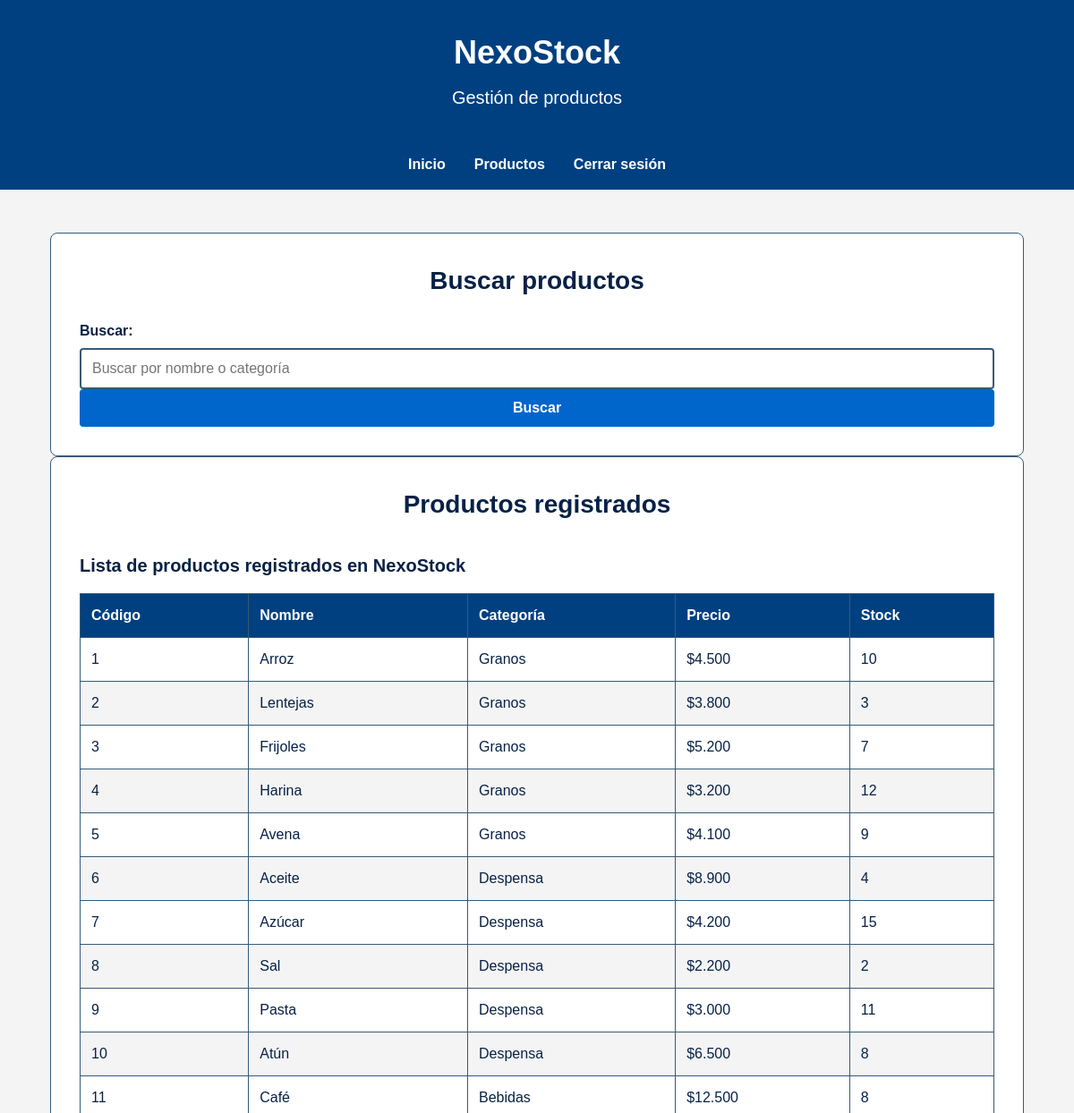
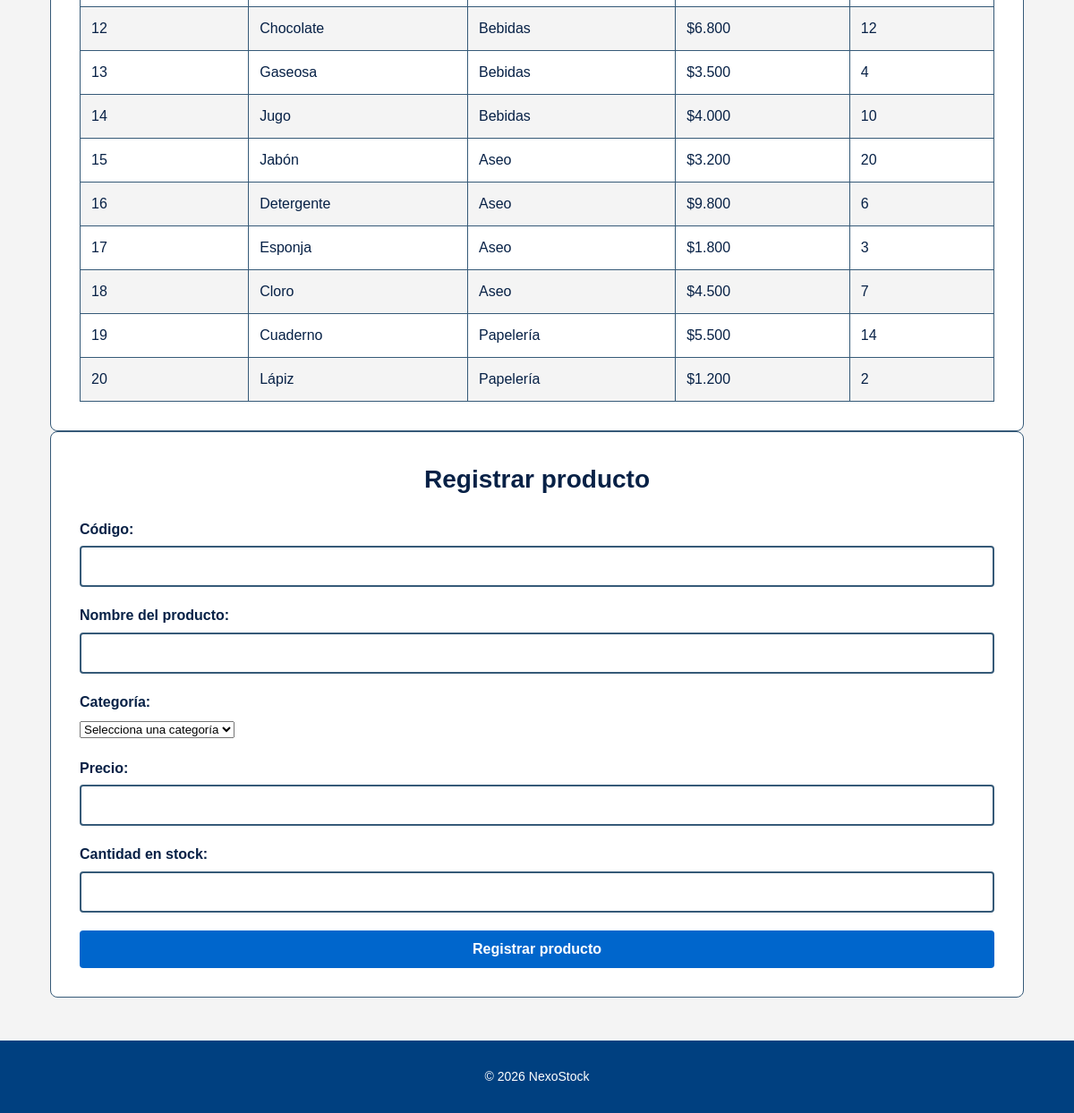
The page /productos.php on the database its author committed (2 pictures, top to bottom).
### tables this page shows
CREATE TABLE productos (
    id_producto INT UNSIGNED AUTO_INCREMENT PRIMARY KEY,
    nombre VARCHAR(150) NOT NULL,
    precio DECIMAL(10,2) NOT NULL,
    stock INT NOT NULL DEFAULT 0,
    id_categoria INT UNSIGNED NOT NULL,

    INDEX idx_productos_categoria (id_categoria),

    CONSTRAINT fk_productos_categoria
        FOREIGN KEY (id_categoria)
        REFERENCES categorias(id_categoria)
        ON UPDATE CASCADE
        ON DELETE RESTRICT
);

CREATE TABLE categorias (
    id_categoria INT UNSIGNED AUTO_INCREMENT PRIMARY KEY,
    nombre VARCHAR(100) NOT NULL UNIQUE
);

### productos.php (the view, shortened to what this page needs)
<?php
require_once 'conexion.php';
$busqueda = trim($_GET['buscar'] ?? '');
$sql = "SELECT
            p.id_producto,
            p.nombre,
            c.nombre AS categoria,
            p.precio,
            p.stock
        FROM productos p
        INNER JOIN categorias c
            ON c.id_categoria = p.id_categoria
        WHERE p.nombre LIKE :nombre
           OR c.nombre LIKE :categoria
        ORDER BY p.id_producto";
$stmt = $conexion->prepare($sql);
$stmt->execute([
    'nombre' => '%' . $busqueda . '%',
    'categoria' => '%' . $busqueda . '%'
]);
$productos = $stmt->fetchAll();
?>
<!DOCTYPE html>
<html lang="es">
<head>
    <link rel="stylesheet" href="css/estilos.css">
</head>
<body>
    <header>
        <h1>NexoStock</h1>
        <p>Gestión de productos</p>
    </header>
    <nav aria-label="Navegación principal">
        <ul>
            <li><a href="dashboard.html">Inicio</a></li>
            <li><a href="productos.php">Productos</a></li>
            <li><a href="login.html">Cerrar sesión</a></li>
        </ul>
    </nav>
    <main class="pagina-productos">
        <section>
            <h2>Buscar productos</h2>
            <form method="get" action="productos.php">
                <label for="buscador">Buscar:</label>
                <input
                    type="search"
                    id="buscador"
                    name="buscar"
                    value="<?= htmlspecialchars($busqueda, ENT_QUOTES, 'UTF-8') ?>"
                    placeholder="Buscar por nombre o categoría">
                <button type="submit">Buscar</button>
            </form>
        </section>
        <section>
            <h2>Productos registrados</h2>
            <div class="tabla-resumen">
                <table>
                    <caption>
                        Lista de productos registrados en NexoStock
                    </caption>
                    <thead>
                        <tr>
                            <th scope="col">Código</th>
                            <th scope="col">Nombre</th>
                            <th scope="col">Categoría</th>
                            <th scope="col">Precio</th>
                            <th scope="col">Stock</th>
                        </tr>
                    </thead>
                    <tbody>
                        <?php if (count($productos) > 0): ?>
                            <?php foreach ($productos as $producto): ?>
                                <tr>
                                    <td><?= htmlspecialchars($producto['id_producto'], ENT_QUOTES, 'UTF-8') ?></td>
                                    <td><?= htmlspecialchars($producto['nombre'], ENT_QUOTES, 'UTF-8') ?></td>
                                    <td><?= htmlspecialchars($producto['categoria'], ENT_QUOTES, 'UTF-8') ?></td>
                                    <td>
                                        $<?= number_format($producto['precio'], 0, ',', '.') ?>
                                    </td>
                                    <td><?= htmlspecialchars($producto['stock'], ENT_QUOTES, 'UTF-8') ?></td>
                                </tr>
                            <?php endforeach; ?>
                        <?php endif; ?>
                    </tbody>
                </table>
            </div>
        </section>
        <section>
            <h2>Registrar producto</h2>
            <form id="formProducto" novalidate>
                <p>
                    <label for="codigo">Código:</label>
                    <input type="text" id="codigo" name="codigo" required>
                </p>
                <p>
                    <label for="nombre">Nombre del producto:</label>
                    <input
                        type="text"
                        id="nombre"
                        name="nombre"
                        required
                        minlength="3"
                        aria-describedby="errorNombre">
                </p>
                <p>
                    <label for="categoria">Categoría:</label>
                    <select
                        id="categoria"
                        name="categoria"
                        required
                        aria-describedby="errorCategoria">
                        <option value="">Selecciona una categoría</option>
                    </select>
                </p>
                <p>
                    <label for="precio">Precio:</label>
                    <input
                        type="number"
                        id="precio"
                        name="precio"
                        min="0.01"
                        required
                        aria-describedby="errorPrecio">
                </p>
                <p>
                    <label for="stock">Cantidad en stock:</label>
                    <input
                        type="number"
                        id="stock"
                        name="stock"
                        min="0"
                        step="1"
                        required
                        aria-describedby="errorStock">
                </p>
                <button type="submit">
                    Registrar producto
                </button>
            </form>
        </section>
    </main>
    <footer>
        <p>&copy; 2026 NexoStock</p>
    </footer>
</body>
</html>

### css/estilos.css (style rules this page uses)
* { box-sizing: border-box; }
:root { --font-size-small: 0.875rem; --font-size-base: 1rem; --font-size-medium: 1.25rem; --font-size-large: 1.75rem; --font-size-title: 2.25rem; }
body { margin: 0; font-family: Arial, sans-serif; font-size: var(--font-size-base); line-height: 1.5; color: var(--text-primary); background-color: var(--bg-secondary); }
header { padding: 2rem 1rem; text-align: center; color: var(--text-on-dark); background-color: var(--bg-dark); }
header h1 { margin: 0; font-size: var(--font-size-title); }
header p { margin: 0.5rem 0 0; font-size: var(--font-size-medium); }
main { width: 100%; max-width: 30rem; margin: 3rem auto; padding: 0 1rem; }
section { padding: 2rem; background-color: var(--bg-primary); border: 1px solid var(--text-muted); border-radius: 0.5rem; }
section h2 { margin-top: 0; font-size: var(--font-size-large); text-align: center; }
form p { margin-bottom: 1.25rem; }
label { display: block; margin-bottom: 0.4rem; font-size: var(--font-size-base); font-weight: bold; }
input { width: 100%; padding: 0.75rem; font-size: var(--font-size-base); color: var(--text-primary); background-color: var(--bg-primary); border: 2px solid var(--text-muted); border-radius: 0.25rem; }
button { width: 100%; padding: 0.75rem; font-size: var(--font-size-base); font-weight: bold; color: var(--text-on-dark); background-color: var(--action-primary); border: none; border-radius: 0.25rem; cursor: pointer; }
footer { padding: 1rem; text-align: center; font-size: var(--font-size-small); color: var(--text-on-dark); background-color: var(--bg-dark); }
table { width: 100%; border-collapse: collapse; background-color: var(--bg-primary); }
caption { margin-bottom: 1rem; font-size: var(--font-size-medium); font-weight: bold; text-align: left; color: var(--text-primary); }
thead { color: var(--text-on-dark); background-color: var(--bg-dark); }
th, td { padding: 0.75rem; border: 1px solid var(--text-muted); text-align: left; }
tbody tr:nth-child(even) { background-color: var(--bg-secondary); }
nav { padding: 1rem; background-color: var(--bg-dark); }
nav ul { display: flex; justify-content: center; gap: 2rem; margin: 0; padding: 0; list-style: none; }
nav a { color: var(--text-on-dark); text-decoration: none; font-size: var(--font-size-base); font-weight: bold; }
.tabla-resumen { margin-top: 2rem; overflow-x: auto; }
.tabla-resumen table { width: 100%; min-width: 0; }
.pagina-productos { max-width: 70rem; }
.pagina-productos { width: 100%; max-width: 70rem; margin: 3rem auto; padding: 0 1rem; }
.pagina-productos section { width: 100%; max-width: none; }
.pagina-productos .tabla-resumen { width: 100%; max-width: 100%; overflow-x: auto; }
.pagina-productos table { width: 100%; max-width: 100%; }

### css/tokens.css (style rules this page uses)
:root { --bg-primary: #ffffff; --bg-secondary: #f4f4f4; --bg-dark: #004080; --text-primary: #072146; --text-muted: #365a78; --text-on-dark: #ffffff; --action-primary: #0066cc; --action-hover: #004c99; --status-success: #2b7d2b; --status-warning: #a64b00; --status-error: #bb0000; }

### rows shown on the page
productos: id_producto "1", nombre "Arroz", id_categoria.nombre "Granos", precio "4.500", stock "10"
productos: id_producto "2", nombre "Lentejas", id_categoria.nombre "Granos", precio "3.800", stock "3"
productos: id_producto "3", nombre "Frijoles", id_categoria.nombre "Granos", precio "5.200", stock "7"
productos: id_producto "4", nombre "Harina", id_categoria.nombre "Granos", precio "3.200", stock "12"
productos: id_producto "5", nombre "Avena", id_categoria.nombre "Granos", precio "4.100", stock "9"
productos: id_producto "6", nombre "Aceite", id_categoria.nombre "Despensa", precio "8.900", stock "4"
productos: id_producto "7", nombre "Azúcar", id_categoria.nombre "Despensa", precio "4.200", stock "15"
productos: id_producto "8", nombre "Sal", id_categoria.nombre "Despensa", precio "2.200", stock "2"
productos: id_producto "9", nombre "Pasta", id_categoria.nombre "Despensa", precio "3.000", stock "11"
productos: id_producto "10", nombre "Atún", id_categoria.nombre "Despensa", precio "6.500", stock "8"
productos: id_producto "11", nombre "Café", id_categoria.nombre "Bebidas", precio "12.500", stock "8"
productos: id_producto "12", nombre "Chocolate", id_categoria.nombre "Bebidas", precio "6.800", stock "12"
productos: id_producto "13", nombre "Gaseosa", id_categoria.nombre "Bebidas", precio "3.500", stock "4"
productos: id_producto "14", nombre "Jugo", id_categoria.nombre "Bebidas", precio "4.000", stock "10"
productos: id_producto "15", nombre "Jabón", id_categoria.nombre "Aseo", precio "3.200", stock "20"
productos: id_producto "16", nombre "Detergente", id_categoria.nombre "Aseo", precio "9.800", stock "6"
productos: id_producto "17", nombre "Esponja", id_categoria.nombre "Aseo", precio "1.800", stock "3"
productos: id_producto "18", nombre "Cloro", id_categoria.nombre "Aseo", precio "4.500", stock "7"
productos: id_producto "19", nombre "Cuaderno", id_categoria.nombre "Papelería", precio "5.500", stock "14"
productos: id_producto "20", nombre "Lápiz", id_categoria.nombre "Papelería", precio "1.200", stock "2"
